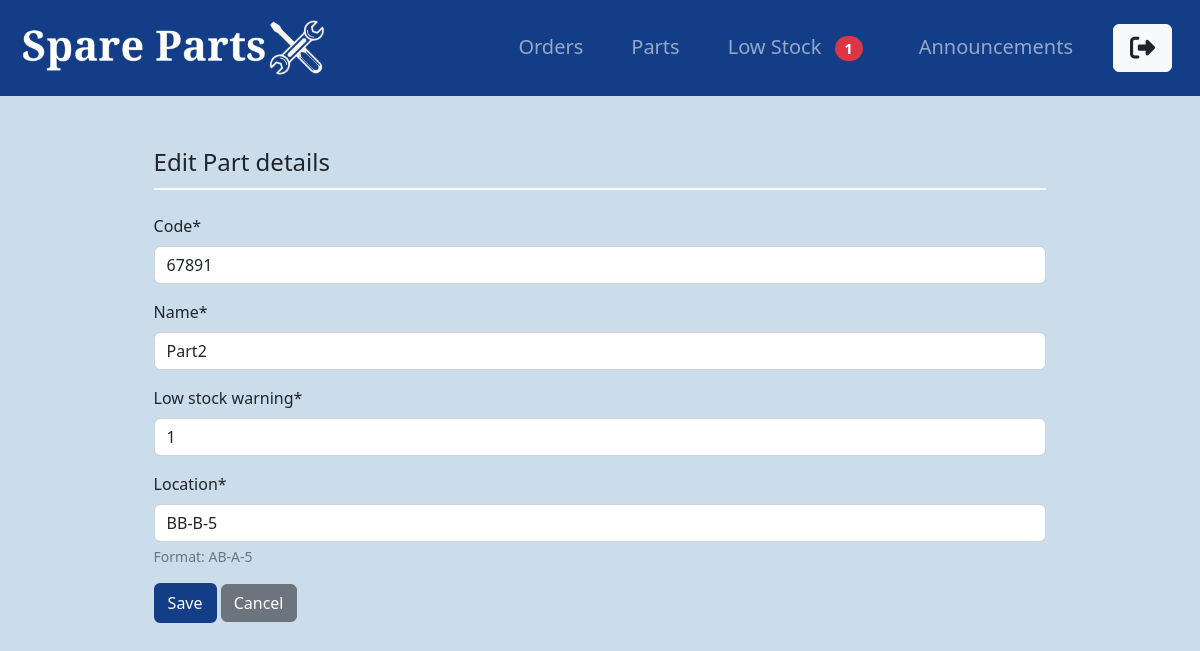
Page /parts/part/2/update/ (signed in) on the committed database.
### parts/models.py (models this page shows, shortened)
class Part(models.Model):
    code = models.CharField(max_length=50, unique=True)
    name = models.CharField(max_length=100)
    num_in_stock = models.PositiveIntegerField(default=0)
    low_stock_warning = models.PositiveIntegerField(default=0)
    location = models.CharField(max_length=10, help_text="Format: AB-A-5")

### parts/views.py (the view, shortened to what this page needs)
# urls.py: path('part/<int:pk>/update/', PartUpdateView.as_view(), name='part-update'),
class PartUpdateView(LoginRequiredMixin, UserPassesTestMixin, UpdateView):
    model = Part
    fields=['code', 'name', 'low_stock_warning', 'location']
    def test_func(self):
        return self.request.user.profile.user_group == 'store_manager'

### parts/context_processors.py (called while the page is built)
def low_stock_count(request):
    count = Part.objects.filter(num_in_stock__lte=F('low_stock_warning')).count()
    return {'low_stock_count': count}

### parts/templates/parts/part_form.html (shortened to what this page needs)
{% extends "parts/base.html" %}
{% load crispy_forms_tags %}
{% block content %}
    <div class="content-section mx-auto pb-5" style="width: 80%;">
        <form method="POST">
            <fieldset class="form-group">
                <legend class="border-bottom border-light border-2 mb-4 pb-2">
                    {% if object.id %}
                        Edit Part details
                    {% else %}
                        Create new Part
                    {% endif %}
                </legend>
                {{ form|crispy }}
            </fieldset>
            <div class="form-group">
                <button class="btn btn-light-bg" type="submit">Save</button>
                {% if object.id %}
                <a href="{% url 'part-detail' object.id %}" class="btn btn-secondary">Cancel</a>
                {% else %}
                    <a href="{% url 'parts-list' %}" class="btn btn-secondary">Cancel</a>
                {% endif %}
            </div>
        </form>
    </div>
{% endblock content %}

### static/css/style.css (style rules this page uses)
body { font-size: 1em; background-color: #CBDCEB; }
.btn { font-size: 0.9em; }
.btn-light-bg { background-color: #133E87; color: #ffffff; border: 2px solid #133E87; }
@media (min-width: 600px) { .btn { font-size: 1em; } }

### rows in the picture
Part: code "67891", name "Part2", low_stock_warning "1", location "BB-B-5"

### other values in the picture
{{ low_stock_count }} "1"
